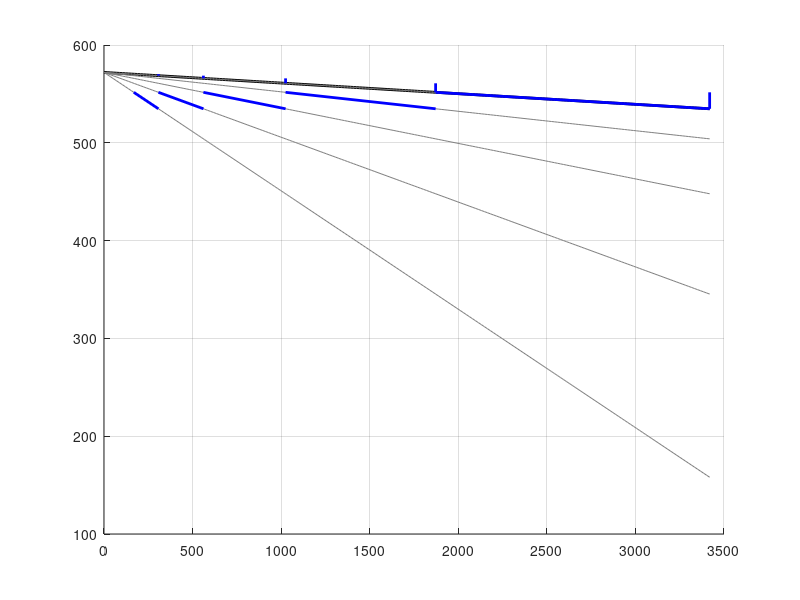

MATLAB code for this plot: (Note: this script raises an error after producing the figure.)
%% ПУСКОВАЯ ДИАГРАММА (как в методичке)

clear; clc; close all;

%% Исходные данные (твои)
r2 = 0.0140;

P  = 38e3;
n_nom = 565;
I_nom = 192;
U_nom = 220;

w_nom = n_nom * pi / 30;
M_nom = P / w_nom;

n0 = n_nom * (U_nom / (U_nom - I_nom * r2));
c_phi = U_nom / n0;
kF = M_nom / I_nom;

k_M = r2 / (c_phi * kF);   % наклон

% Пусковые моменты
M_p = 3419;
M_per = 1872;

lambda = M_p / M_per;

% Число ступеней
s_nom = r2 / (c_phi * kF);
R_p = r2 * M_nom / (s_nom * M_p);
n = round(log(R_p / r2) / log(lambda));

%% Сопротивления ступеней
R = zeros(1,n);
for i = 1:n
    R(i) = r2 * lambda^(i-1);
end

%% Характеристики (прямые)
M = linspace(0, M_p, 200);

figure('Color','w'); hold on; grid on;

% Естественная характеристика
n_nat = n0 - k_M * M;
plot(M, n_nat, 'k', 'LineWidth', 2);

% Искусственные характеристики
for i = 1:n
    k_Mi = R(i) / (c_phi * kF);
    n_i = n0 - k_Mi * M;
    plot(M, n_i, 'Color', [0.5 0.5 0.5]);
end

%% ===== ПУСКОВАЯ "ЛЕСЕНКА" =====

M_levels = zeros(1,n+1);
M_levels(1) = M_p;

for i = 2:n+1
    M_levels(i) = M_levels(i-1) / lambda;
end

% Строим ступени
for i = 1:n
    % горизонтальный участок
    plot([M_levels(i), M_levels(i)], ...
         [n0 - k_M * M_levels(i), n0 - k_M * M_levels(i+1)], ...
         'b', 'LineWidth', 2);

    % наклонный участок
    k_Mi = R(i) / (c_phi * kF);

    plot([M_levels(i), M_levels(i+1)], ...
         [n0 - k_Mi * M_levels(i), n0 - k_Mi * M_levels(i+1)], ...
         'b', 'LineWidth', 2);
end

%% Вертикальные линии (как на рисунке)
xline(M_p, '--k');
xline(M_per, '--k');

%% Подписи
xlabel('Момент M, Н·м');
ylabel('Скорость n, об/мин');
title('Пусковая диаграмма Д-812');

xlim([0 M_p*1.1]);
ylim([0 n0*1.1]);
